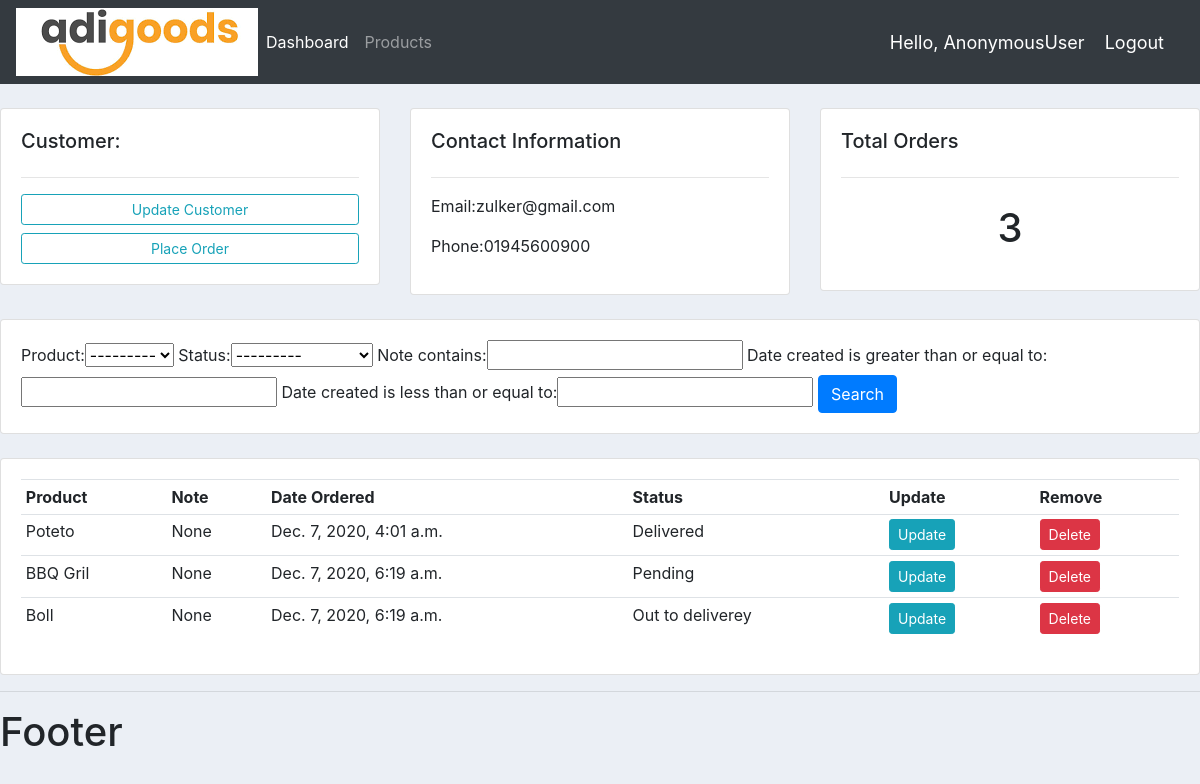
The app's page /customer/1/ with its own data.
### accounts/models.py (models this page shows, shortened)
class Customer(models.Model):
    name = models.CharField(max_length=200, null=True)
    phone = models.CharField(max_length=200, null=True)
    email = models.CharField(max_length=200, null=True)
    date_created = models.DateTimeField(auto_now_add=True, null=True)

class Order(models.Model):
    STATUS = {
        ('Pending','Pending'),
        ('Out to deliverey', 'Out to deliverey'),
        ('Delivered', 'Delivered'),
    }
    customer = models.ForeignKey(Customer, null=True, on_delete=models.SET_NULL)
    product = models.ForeignKey(Product, null=True, on_delete=models.SET_NULL)
    date_created = models.DateTimeField(auto_now_add=True, null=True)
    status = models.CharField(max_length=200, null=True, choices=STATUS)
    note = models.CharField(max_length=1000, null=True)

class Product(models.Model):
    CATEGORY = {
        ('Indoor', 'Indoor'),
        ('Out Door', 'Out Door'),
    }
    name = models.CharField(max_length=200, null=True)
    price = models.FloatField(null=True)
    category = models.CharField(max_length=200, null=True, choices=CATEGORY)
    description = models.CharField(max_length=200, null=True, blank=True)
    date_created = models.DateTimeField(auto_now_add=True, null=True)
    tag = models.ManyToManyField(Tag)
    def __str__(self):
        return self.name

### accounts/views.py (the view)
# urls.py: path('customer/<str:pk_test>/',views.customer, name='customer'),
def customer(request,pk_test):
    customer = Customer.objects.get(id=pk_test)
    orders = customer.order_set.all()
    orders_count = orders.count()
    myFilter = OrderFilter(request.GET, queryset=orders)
    order = myFilter.qs
    context ={'customer': customer, 'orders': orders, 'orders_count': orders_count, 'myFilter': myFilter}
    return render(request, 'accounts/customer.html', context)

### accounts/templates/accounts/customer.html (shortened to what this page needs)
{% extends 'accounts/main.html' %}
{% block body %}
	<br>
<div class="row">
	<div class="col-md">
		<div class="card card-body">
			<h5>Customer:</h5>
			<hr>
			<a class="btn btn-outline-info  btn-sm btn-block" href="">Update Customer</a>
			<a class="btn btn-outline-info  btn-sm btn-block" href="{% url 'created_order' customer.id %}">Place Order</a>
		</div>
	</div>
	<div class="col-md">
		<div class="card card-body">
			<h5>Contact Information</h5>
			<hr>
			<p>Email:{{ customer.email }} </p>
			<p>Phone:{{ customer.phone }} </p>
		</div>
	</div>
	<div class="col-md">
		<div class="card card-body">
			<h5>Total Orders</h5>
			<hr>
			<h1 style="text-align: center;padding: 10px">{{ orders_count }}</h1>
		</div>
	</div>
</div>
<br>
<div class="row">
	<div class="col">
		<div class="card card-body">
			<form method="get">
				{{ myFilter.form }}
		    <button class="btn btn-primary" type="submit">Search</button>
		  </form>
		</div>
	</div>
</div>
<br>
<div class="row">
	<div class="col-md">
		<div class="card card-body">
			<table class="table table-sm">
				<tr>
					<th>Product</th>
					<th>Note</th>
					<th>Date Ordered</th>
					<th>Status</th>
					<th>Update</th>
					<th>Remove</th>
				</tr>
				{% for order in orders %}
				<tr>
					<td>{{ order.product }}</td>
					<td>{{ order.note }}</td>
					<td>{{ order.date_created }}</td>
					<td>{{ order.status }}</td>
					<td><a class="btn btn-sm btn-info" href="{% url 'update_order' order.id %}">Update</a></td>
					 <td><a class="btn btn-sm btn-danger" href="{% url 'delete_order' order.id  %}">Delete</a></td>
				</tr>
				{% endfor %}
			</table>
		</div>
	</div>
</div>
{% endblock %}

### accounts/templates/accounts/main.html (shortened to what this page needs)
{% load static %}
<!DOCTYPE html>
<html lang="en">
<head>
    <link rel="stylesheet" href="https://cdn.jsdelivr.net/npm/bootstrap@4.5.3/dist/css/bootstrap.min.css">
    <link rel="stylesheet" type="text/css" href="{% static 'css/main.css' %}">
</head>
<body>
 {% include 'accounts/navbar.html' %}
 {% block body %}
 {% endblock  %}
<hr>
<h1>Footer </h1>
</body>
</html>

### accounts/templates/accounts/navbar.html (shortened to what this page needs)
{% load static %}
<nav class="navbar navbar-expand-lg navbar-dark bg-dark">
 <img src="{% static 'images/logo.png' %}">
  <div class="collapse navbar-collapse" id="navbarNav">
    <ul class="navbar-nav">
      <li class="nav-item active">
        <a class="nav-link" href="{% url 'home' %}">Dashboard</a>
      </li>
      <li class="nav-item">
        <a class="nav-link" href="{% url 'products' %}">Products</a>
      </li>
    </ul>
  </div>
  <span class="hello-msg">Hello, {{request.user}}</span>
  <span ><a  class="hello-msg" href="{% url 'logout' %}">Logout</a></span>
</nav>

### static/css/main.css (style rules this page uses)
body { background-color: #ebeff5; }

### accounts/templates/accounts/navbar.html (style rules this page uses)
.hello-msg { font-size: 18px; color: #fff; margin-right: 20px; }

### records on screen
Customer: email "zulker@gmail.com", phone "01945600900"
Order: product "Poteto", note "None", date_created "Dec. 7, 2020, 4:01 a.m.", status "Delivered"
Order: product "BBQ Gril", note "None", date_created "Dec. 7, 2020, 6:19 a.m.", status "Pending"
Order: product "Boll", note "None", date_created "Dec. 7, 2020, 6:19 a.m.", status "Out to deliverey"

### other values on screen
{{ request.user }} "AnonymousUser"
{{ orders_count }} "3"
